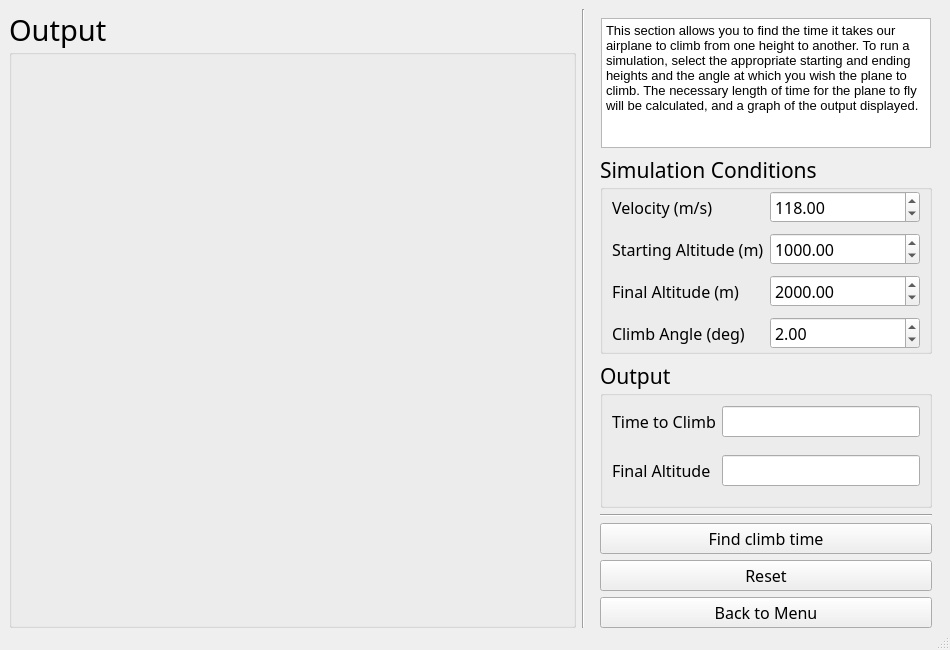
<?xml version="1.0" encoding="UTF-8"?>
<ui version="4.0">
 <class>MainWindow</class>
 <widget class="QMainWindow" name="MainWindow">
  <property name="geometry">
   <rect>
    <x>0</x>
    <y>0</y>
    <width>950</width>
    <height>650</height>
   </rect>
  </property>
  <property name="windowTitle">
   <string>MainWindow</string>
  </property>
  <widget class="QWidget" name="centralwidget">
   <layout class="QHBoxLayout" name="horizontalLayout">
    <property name="bottomMargin">
     <number>0</number>
    </property>
    <item>
     <widget class="QGroupBox" name="groupBox_2">
      <property name="font">
       <font>
        <family>ISOCP_IV50</family>
        <pointsize>22</pointsize>
       </font>
      </property>
      <property name="title">
       <string>Output</string>
      </property>
      <layout class="QVBoxLayout" name="verticalLayout_2">
       <property name="spacing">
        <number>0</number>
       </property>
       <property name="leftMargin">
        <number>0</number>
       </property>
       <property name="topMargin">
        <number>0</number>
       </property>
       <property name="rightMargin">
        <number>0</number>
       </property>
       <property name="bottomMargin">
        <number>0</number>
       </property>
       <item>
        <widget class="QWidget" name="graph_output" native="true">
         <property name="minimumSize">
          <size>
           <width>500</width>
           <height>0</height>
          </size>
         </property>
         <property name="font">
          <font>
           <family>ISOCP_IV50</family>
           <pointsize>10</pointsize>
          </font>
         </property>
        </widget>
       </item>
      </layout>
     </widget>
    </item>
    <item>
     <widget class="Line" name="line">
      <property name="orientation">
       <enum>Qt::Vertical</enum>
      </property>
     </widget>
    </item>
    <item>
     <widget class="QWidget" name="widget" native="true">
      <property name="maximumSize">
       <size>
        <width>350</width>
        <height>16777215</height>
       </size>
      </property>
      <layout class="QVBoxLayout" name="verticalLayout_3">
       <property name="bottomMargin">
        <number>0</number>
       </property>
       <item alignment="Qt::AlignHCenter">
        <widget class="QTextBrowser" name="textBrowser">
         <property name="minimumSize">
          <size>
           <width>330</width>
           <height>0</height>
          </size>
         </property>
         <property name="maximumSize">
          <size>
           <width>450</width>
           <height>130</height>
          </size>
         </property>
         <property name="font">
          <font>
           <family>SansSerif</family>
           <pointsize>11</pointsize>
          </font>
         </property>
         <property name="html">
          <string>&lt;!DOCTYPE HTML PUBLIC &quot;-//W3C//DTD HTML 4.0//EN&quot; &quot;http://www.w3.org/TR/REC-html40/strict.dtd&quot;&gt;
&lt;html&gt;&lt;head&gt;&lt;meta name=&quot;qrichtext&quot; content=&quot;1&quot; /&gt;&lt;meta charset=&quot;utf-8&quot; /&gt;&lt;style type=&quot;text/css&quot;&gt;
p, li { white-space: pre-wrap; }
hr { height: 1px; border-width: 0; }
li.unchecked::marker { content: &quot;\2610&quot;; }
li.checked::marker { content: &quot;\2612&quot;; }
&lt;/style&gt;&lt;/head&gt;&lt;body style=&quot; font-family:'SansSerif'; font-size:11pt; font-weight:400; font-style:normal;&quot;&gt;
&lt;p style=&quot; margin-top:0px; margin-bottom:0px; margin-left:0px; margin-right:0px; -qt-block-indent:0; text-indent:0px;&quot;&gt;&lt;span style=&quot; font-family:'Segoe UI'; font-size:10pt;&quot;&gt;This section allows you to find the time it takes our airplane to climb from one height to another. To run a simulation, select the appropriate starting and ending heights and the angle at which you wish the plane to climb. The necessary length of time for the plane to fly will be calculated, and a graph of the output displayed.&lt;/span&gt;&lt;/p&gt;&lt;/body&gt;&lt;/html&gt;</string>
         </property>
        </widget>
       </item>
       <item>
        <widget class="QGroupBox" name="groupBox">
         <property name="minimumSize">
          <size>
           <width>0</width>
           <height>200</height>
          </size>
         </property>
         <property name="font">
          <font>
           <family>ISOCP_IV50</family>
           <pointsize>16</pointsize>
          </font>
         </property>
         <property name="title">
          <string>Simulation Conditions</string>
         </property>
         <layout class="QVBoxLayout" name="verticalLayout">
          <property name="topMargin">
           <number>0</number>
          </property>
          <property name="bottomMargin">
           <number>0</number>
          </property>
          <item>
           <layout class="QGridLayout" name="gridLayout">
            <property name="verticalSpacing">
             <number>10</number>
            </property>
            <item row="0" column="1">
             <widget class="QDoubleSpinBox" name="velocity">
              <property name="font">
               <font>
                <family>ISOCP_IV50</family>
                <pointsize>12</pointsize>
               </font>
              </property>
              <property name="minimum">
               <double>30.000000000000000</double>
              </property>
              <property name="maximum">
               <double>400.000000000000000</double>
              </property>
              <property name="singleStep">
               <double>10.000000000000000</double>
              </property>
              <property name="value">
               <double>118.000000000000000</double>
              </property>
             </widget>
            </item>
            <item row="3" column="0">
             <widget class="QLabel" name="label_3">
              <property name="font">
               <font>
                <family>ISOCP_IV50</family>
                <pointsize>12</pointsize>
               </font>
              </property>
              <property name="text">
               <string>Climb Angle (deg)</string>
              </property>
             </widget>
            </item>
            <item row="2" column="1">
             <widget class="QDoubleSpinBox" name="final_alt">
              <property name="font">
               <font>
                <family>ISOCP_IV50</family>
                <pointsize>12</pointsize>
               </font>
              </property>
              <property name="minimum">
               <double>100.000000000000000</double>
              </property>
              <property name="maximum">
               <double>10000.000000000000000</double>
              </property>
              <property name="singleStep">
               <double>200.000000000000000</double>
              </property>
              <property name="value">
               <double>2000.000000000000000</double>
              </property>
             </widget>
            </item>
            <item row="3" column="1">
             <widget class="QDoubleSpinBox" name="climb_angle">
              <property name="font">
               <font>
                <family>ISOCP_IV50</family>
                <pointsize>12</pointsize>
               </font>
              </property>
              <property name="minimum">
               <double>-30.000000000000000</double>
              </property>
              <property name="maximum">
               <double>30.000000000000000</double>
              </property>
              <property name="value">
               <double>2.000000000000000</double>
              </property>
             </widget>
            </item>
            <item row="0" column="0">
             <widget class="QLabel" name="label">
              <property name="font">
               <font>
                <family>ISOCP_IV50</family>
                <pointsize>12</pointsize>
               </font>
              </property>
              <property name="text">
               <string>Velocity (m/s)</string>
              </property>
             </widget>
            </item>
            <item row="1" column="0">
             <widget class="QLabel" name="label_2">
              <property name="font">
               <font>
                <family>ISOCP_IV50</family>
                <pointsize>12</pointsize>
               </font>
              </property>
              <property name="text">
               <string>Starting Altitude (m)</string>
              </property>
             </widget>
            </item>
            <item row="1" column="1">
             <widget class="QDoubleSpinBox" name="starting_alt">
              <property name="font">
               <font>
                <family>ISOCP_IV50</family>
                <pointsize>12</pointsize>
               </font>
              </property>
              <property name="minimum">
               <double>100.000000000000000</double>
              </property>
              <property name="maximum">
               <double>10000.000000000000000</double>
              </property>
              <property name="singleStep">
               <double>200.000000000000000</double>
              </property>
              <property name="value">
               <double>1000.000000000000000</double>
              </property>
             </widget>
            </item>
            <item row="2" column="0">
             <widget class="QLabel" name="label_4">
              <property name="font">
               <font>
                <family>ISOCP_IV50</family>
                <pointsize>12</pointsize>
               </font>
              </property>
              <property name="text">
               <string>Final Altitude (m)</string>
              </property>
             </widget>
            </item>
           </layout>
          </item>
         </layout>
        </widget>
       </item>
       <item>
        <widget class="QGroupBox" name="groupBox_3">
         <property name="minimumSize">
          <size>
           <width>0</width>
           <height>120</height>
          </size>
         </property>
         <property name="maximumSize">
          <size>
           <width>16777215</width>
           <height>16777215</height>
          </size>
         </property>
         <property name="font">
          <font>
           <family>ISOCP_IV50</family>
           <pointsize>16</pointsize>
          </font>
         </property>
         <property name="title">
          <string>Output</string>
         </property>
         <layout class="QVBoxLayout" name="verticalLayout_5">
          <property name="topMargin">
           <number>0</number>
          </property>
          <property name="bottomMargin">
           <number>9</number>
          </property>
          <item>
           <layout class="QGridLayout" name="gridLayout_2">
            <property name="verticalSpacing">
             <number>18</number>
            </property>
            <item row="1" column="0">
             <widget class="QLabel" name="label_6">
              <property name="font">
               <font>
                <family>ISOCP_IV50</family>
                <pointsize>12</pointsize>
               </font>
              </property>
              <property name="text">
               <string>Final Altitude</string>
              </property>
             </widget>
            </item>
            <item row="0" column="0">
             <widget class="QLabel" name="label_5">
              <property name="font">
               <font>
                <family>ISOCP_IV50</family>
                <pointsize>12</pointsize>
               </font>
              </property>
              <property name="text">
               <string>Time to Climb</string>
              </property>
             </widget>
            </item>
            <item row="1" column="1">
             <widget class="QLineEdit" name="altitude_output">
              <property name="font">
               <font>
                <family>ISOCP_IV50</family>
                <pointsize>12</pointsize>
               </font>
              </property>
              <property name="readOnly">
               <bool>true</bool>
              </property>
             </widget>
            </item>
            <item row="0" column="1">
             <widget class="QLineEdit" name="t_climb_output">
              <property name="font">
               <font>
                <family>ISOCP_IV50</family>
                <pointsize>12</pointsize>
               </font>
              </property>
              <property name="readOnly">
               <bool>true</bool>
              </property>
             </widget>
            </item>
           </layout>
          </item>
         </layout>
        </widget>
       </item>
       <item>
        <widget class="Line" name="line_2">
         <property name="orientation">
          <enum>Qt::Horizontal</enum>
         </property>
        </widget>
       </item>
       <item>
        <layout class="QVBoxLayout" name="verticalLayout_4">
         <property name="bottomMargin">
          <number>0</number>
         </property>
         <item>
          <widget class="QPushButton" name="run_btn">
           <property name="font">
            <font>
             <family>ISOCP_IV50</family>
             <pointsize>12</pointsize>
            </font>
           </property>
           <property name="text">
            <string>Find climb time</string>
           </property>
           <property name="shortcut">
            <string>Return</string>
           </property>
          </widget>
         </item>
         <item>
          <widget class="QPushButton" name="reset_btn">
           <property name="font">
            <font>
             <family>ISOCP_IV50</family>
             <pointsize>12</pointsize>
            </font>
           </property>
           <property name="text">
            <string>Reset</string>
           </property>
           <property name="shortcut">
            <string>Ctrl+R</string>
           </property>
          </widget>
         </item>
        </layout>
       </item>
       <item>
        <widget class="QPushButton" name="return_btn">
         <property name="font">
          <font>
           <family>ISOCP_IV50</family>
           <pointsize>12</pointsize>
          </font>
         </property>
         <property name="text">
          <string>Back to Menu</string>
         </property>
         <property name="shortcut">
          <string>Esc</string>
         </property>
        </widget>
       </item>
      </layout>
     </widget>
    </item>
   </layout>
  </widget>
  <widget class="QStatusBar" name="statusbar"/>
 </widget>
 <resources/>
 <connections/>
</ui>
